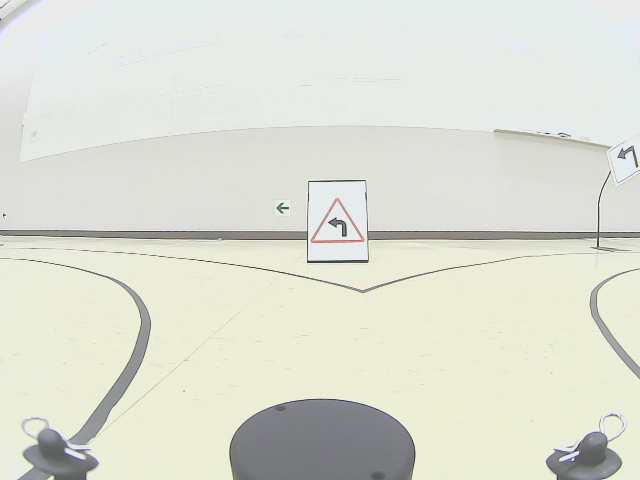
#> input picture control/resources/map1_10.png, 640 x 480 px; its folder holds only this picture in this run
$ python traffic_sign_color.py
#> lines starting #> are read from the running program, lines starting #| are printed output that depends on the picture
import cv2
import glob
import sys

class bounding_box:
    def __init__(self, xmin, xmax, ymin, ymax):
        self.xmin = xmin
        self.xmax = xmax
        self.ymin = ymin
        self.ymax = ymax

def color_detect_by_histogram(frame, box_info):


    sign_len = len(frame)
    traffic_height = abs(box_info.xmax-box_info.xmin)
    hist_list = [0] * sign_len

    for y in range(box_info.ymax, box_info.ymin):
        for x in range(box_info.xmax, box_info.xmin):
            if frame[y, x] != 0:
                hist_list[y] += 1

    max_idx = hist_list.index(max(hist_list))
    print(max_idx)

    # [9 lines of commented-out code are left out]


def onChange(pos):
    pass


# [61 lines left out: functions demo_color, demo_color2, not called in this run]

def mouse_callback(event, x, y, flags, param):
    print("mouse event, x:", x ," y:", y)

if __name__ == "__main__":
    # demo_color()
    # cv2.namedWindow("src")
    file_list = glob.glob("./resources/*")
    print("hello")

    frame = cv2.imread(file_list[0], cv2.IMREAD_GRAYSCALE)
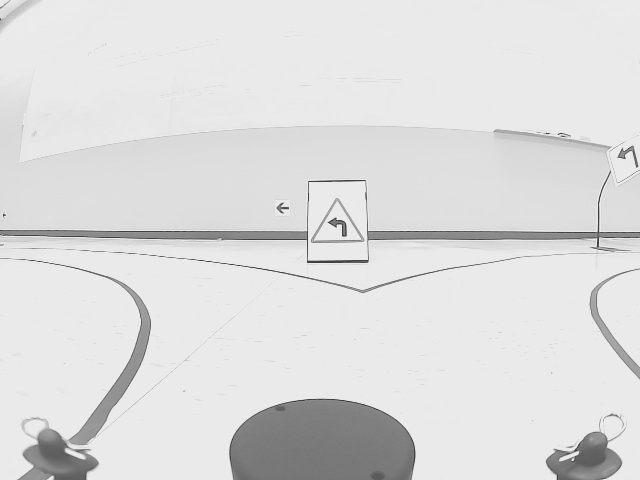
#> frame: shape (480, 640); min 57, max 242, mean 221
    frame = cv2.resize(frame, None, None, 0.5, 0.5, cv2.INTER_AREA)
#> frame: shape (240, 320)

    cv2.imshow("frame_bin", frame)

    cv2.setMouseCallback("frame_bin",mouse_callback)
    bbox = bounding_box(106, 51, 143, 62)
    color_detect_by_histogram(frame, bbox)
#> in color_detect_by_histogram, `sign_len = len(frame)`: sign_len = 240
#> in color_detect_by_histogram, `hist_list = [0] * sign_len`: hist_list = 240 values from 0 to 0
#> after the loop in color_detect_by_histogram, `for y in range(box_info.ymax, box_info.ymin):`: hist_list = 240 values, max 55 at index 62, min 0 at index 0, mean 18.56
#> in color_detect_by_histogram, `max_idx = hist_list.index(max(hist_list))`: max_idx = 62
#| 62
    cv2.waitKey(0)
